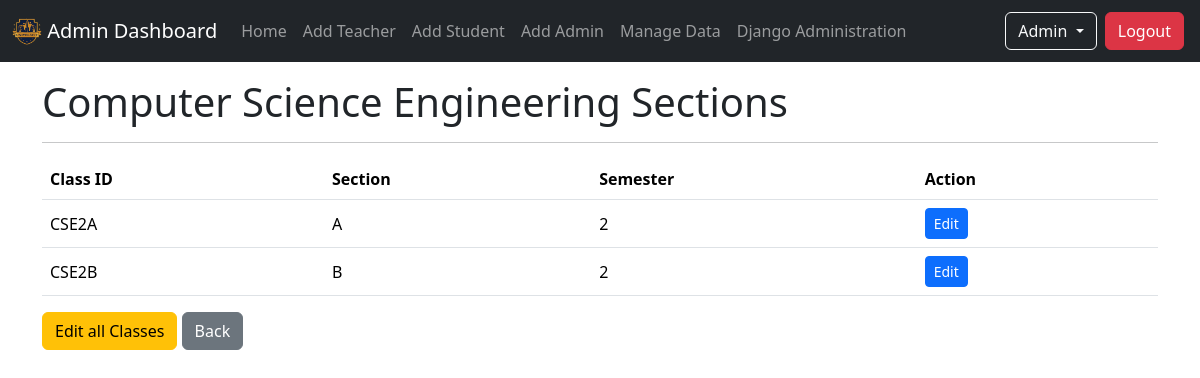
/admin_home/manage_data/departments/detail/CSE (signed in), run on the app's committed database.
### info/models.py (models this page shows, shortened)
class User(AbstractUser):
    is_student = models.BooleanField(default=False, verbose_name='Student Status')
    is_teacher = models.BooleanField(default=False, verbose_name='Teacher Status')
    is_hod = models.BooleanField(default=False, verbose_name='HOD Status')

class Department(models.Model):
    id = models.CharField(max_length=50, primary_key=True)
    name = models.CharField(max_length=200)

class Class(models.Model):
    department = models.ForeignKey(Department, on_delete=models.CASCADE)
    id = models.CharField(max_length=50, primary_key=True)
    section = models.CharField(max_length=50)
    semester = models.IntegerField()
    class Meta:
        verbose_name_plural = 'Classes'

### info/views.py (the view)
# urls.py: path('admin_home/manage_data/departments/detail/<str:pk>', views.DepartmentDetail.as_view(), name= 'department_detail'),
class DepartmentDetail(LoginRequiredMixin, DetailView):
    model = Department
    template_name = 'info/admin/department_detail.html'
    def get(self, request, *args, **kwargs):
        self.object = None
        if not request.user.is_superuser:
            return redirect('info:unauthorize_view')
        return super().get(request, *args, **kwargs)

### info/templates/info/admin/department_detail.html (shortened to what this page needs)
{% extends 'base_master.html' %}
{% block content %}
    <div class="container">
        <h1>{{department.name}} Sections</h1>
        <hr>
        <div class="table-responsive mt-3">
            <table class="table table-hover">
                <thead>
                    <tr>
                        <th scope="col">Class ID</th>
                        <th scope="col">Section</th>
                        <th scope="col">Semester</th>
                        <th scope="col">Action</th>
                    </tr>
                </thead>
                <tbody>
                    {% for class in department.class_set.all  %}
                    <tr>
                        <td class="align-middle">{{class.id}}</td>
                        <td class="align-middle">{{class.section}}</td>
                        <td class="align-middle">{{class.semester}}</td>
                        <td>
                            <a href="{% url 'info:class_update' class.id %}" class="btn btn-primary btn-sm">Edit</a>
                        </td>
                    </tr>
                    {% endfor %}
                </tbody>
            </table>
        </div>
        <p>
            <a href="{% url 'info:department_class_edit' department.id %}" class="btn btn-warning">
                {% if department.class_set.all|length == 0 %}
                    Add Class
                {% else %}
                    Edit all Classes
                {% endif %}
            </a>
            <a href="{% url 'info:manage_data_nav' %}" class="btn btn-secondary">Back</a>
        </p>
    </div>
{% endblock content %}

### templates/includes/navbar.html (shortened to what this page needs)
{% load static %}
<nav class="navbar navbar-expand-sm navbar-dark bg-dark" aria-label="University Navbar">
  <div class="container-fluid">
    <a class="navbar-brand" href="/">
      <img src="{% static 'info/img/univ-logo.png' %}" alt="Logo" width="30" class="d-inline-block align-text-top">
      {% if request.user.is_authenticated  %}
        {% if request.user.is_student %}
          Student Dashboard
        {% elif request.user.is_teacher %}
          Teacher Dashboard
        {% else %}
          Admin Dashboard
        {% endif %}
      {% else %}
        University
      {% endif %}
    </a>
    <div class="collapse navbar-collapse" id="navbar">
      <ul class="navbar-nav me-auto mb-2 mb-sm-0">
        {% if request.user.is_authenticated  %}
          {% if request.user.is_student %}
            <li class="nav-item">
                <a class="nav-link" href="{% url 'info:student_view' %}">Home</a>
            </li>
            <li class="nav-item">
              <a class="nav-link" href="{% url 'info:student_attendance' request.user.student.roll_number %}">Attendance</a>
            </li>
            <li class="nav-item">
              <a class="nav-link" href="{% url 'info:student_marks' request.user.student.roll_number %}">Marks</a>
            </li>
            <li class="nav-item">
              <a class="nav-link" href="{% url 'info:student_timetable' request.user.student.class_id_id %}">Timetable</a>
            </li>
          {% else %}
            <li class="nav-item">
                <a class="nav-link" href="{% url 'info:admin_view' %}">Home</a>
            </li>
            <li class="nav-item">
              <a class="nav-link" href="{% url 'info:teacher_create' %}">Add Teacher</a>
            </li>
            <li class="nav-item">
              <a class="nav-link" href="{% url 'info:student_create' %}">Add Student</a>
            </li>
            <li class="nav-item">
              <a class="nav-link" href="{% url 'info:create_admin_user' %}">Add Admin</a>
            </li>
            <li class="nav-item">
              <a class="nav-link" href="{% url 'info:manage_data_nav' %}">Manage Data</a>
            </li>
            <li class="nav-item">
              <a class="nav-link" href="/admin" target="_blank">Django Administration</a>
            </li>
          {% endif %}
        {% endif %}
      </ul>
      <ul class="navbar-nav mb-2 mb-sm-0">
        <li class="nav-item dropdown">
          {% if request.user.is_authenticated %}
            <button class="btn btn-outline-light dropdown-toggle text-capitalize" type="button" data-bs-toggle="dropdown" data-bs-auto-close="true" aria-expanded="false">
              {% if request.user.is_teacher %}
                {{request.user.teacher.name}}
              {% elif request.user.is_student %}
                {{request.user.student.name}}
              {% else %}
                {{request.user.username}}
              {% endif %}
            </button>
            <a class="btn btn-danger m-1" href="{% url 'account_logout' %}">Logout</a>
          {% else %}
            <a class="btn btn-outline-light m-1" href="{% url 'account_login' %}">Login</a>
          {% endif %}
        </li>
      </ul>
    </div>
  </div>
</nav>

### data on the page
User: user.username "Admin"
Department: name "Computer Science Engineering"
Class: id "CSE2A", section "A", semester "2"
Class: id "CSE2B", section "B", semester "2"
